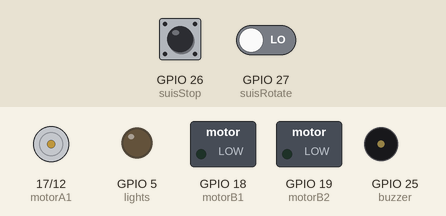
The sketch below on a simulated ESP32. Shown: motor-driver pin pairs drawn as motors (green arrow = first pin HIGH = forward, orange = second pin HIGH = backward, longer = more drive), switched loads named in the sketch (green lamp = pin HIGH), output pins drawn as LEDs (lit = HIGH), buzzer (waves = sounding, pin HIGH). Inputs (shaded band) come from the test bench; at power-on: GPIO 27 (suisRotate) LOW, GPIO 26 (suisStop) LOW. What the sketch prints to the serial monitor is not drawn.

Above: at 1.2 s.
1.3 s: GPIO 27 (suisRotate) driven HIGH
At 2.0 s:
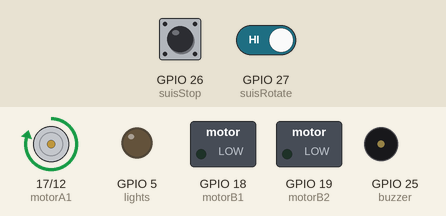
Timing chart, 0 to 4.3 s (numbered marks = the images above; inputs shaded):
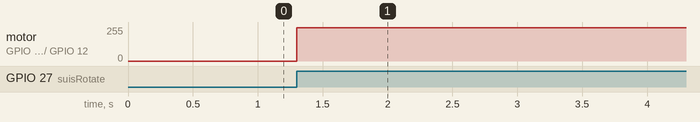

Measured:
- after the input at 1.3 s, motor on GPIO 17 (motorA1) / GPIO 12 (motorA2): stopped → forward 249/255 at once

The sketch:

FishFeeder_button_rotate.ino
```cpp
#define motorA1  17
#define motorA2  12
#define motorB1  18
#define motorB2  19
#define buzzer   25
#define lights   5
#define suisRotate 27
#define suisStop 26

// Setting PWM properties
const int freq = 5000;
const int pwmChannel = 0;
const int resolution = 8;
int dutyCycle = 255;
int vSpeed=200;

char dat;
int i=0;
int j=0;


 //Calculate Battery Level
  const float maxBattery = 8.0;// Change value to your max battery voltage level!
  int perVolt;                 // Percentage variable
  float voltage = 0.0;         // Read battery voltage
  int level;
// Use it to make a delay... without delay() function!
  long previousMillis = -1000*10;// -1000*10=-10sec. to read the first value. If you use 0 then you will take the first value after 10sec.
  long interval = 1000*10;       // interval at which to read battery voltage, change it if you want! (10*1000=10sec)
  unsigned long currentMillis;   //unsigned long currentMillis;

void setup() {
  //-------------declare kaki dahulu-----------------//
  pinMode(motorA1, OUTPUT);
  pinMode(motorA2, OUTPUT);
  pinMode(motorB1, OUTPUT);
  pinMode(motorB2, OUTPUT);
  pinMode(suisRotate, INPUT);
  pinMode(suisStop, INPUT);

  pinMode(buzzer, OUTPUT);
  pinMode(lights, OUTPUT);
  //-------------------buka ledc punya channel-----//
  ledcSetup(3, 5000, 8); // channel number(0-15), frequensi 5000 hz PWM, 8-bit
  ledcSetup(4, 5000, 8); // 5000 hz PWM, 8-bit resolution

  //--------setting channet bagi setiap nilai PWM------------//
  ledcAttachPin(motorA1, 3);
  ledcAttachPin(motorA2, 4);

  Serial.begin(115200);

}

void loop() {

  int dataSuisRotate = digitalRead(suisRotate);
  Serial.println(dataSuisRotate);
  int dataSuisStop = digitalRead(suisStop);
  Serial.println(dataSuisStop);

  if (dataSuisRotate == 1){
  ledcWrite(3, 250);//ledcWrite untuk jalankan pwm (nilai 3 tu adalah nomber channel
  ledcWrite(4, 0);
  }

  else if (dataSuisStop == 1){
  ledcWrite(3, 0);//ledcWrite untuk jalankan pwm (nilai 3 tu adalah nomber channel
  ledcWrite(4, 0);
  }


     //Read battery voltage every 10sec.
    currentMillis = millis();
    if(currentMillis - (previousMillis) > (interval)) {
       previousMillis = currentMillis;
       //Read voltage from analog pin A0 and make calibration:
       voltage = (analogRead(35)*3.3 / 4096.0)*8.2;
       //Calculate percentage...
       perVolt = (voltage*100)/ maxBattery;
       if      (perVolt<=75)               { level=0; }
       else if (perVolt>75 && perVolt<=80) { level=1; }    //        Battery level
       else if (perVolt>80 && perVolt<=85) { level=2; }    //Min ------------------------   Max
       else if (perVolt>85 && perVolt<=90) { level=3; }    //    | 0 | 1 | 2 | 3 | 4 | 5 | >
       else if (perVolt>90 && perVolt<=95) { level=4; }    //    ------------------------
       else if (perVolt>95)                { level=5; }
       Serial.println(level);
    }
}
```
